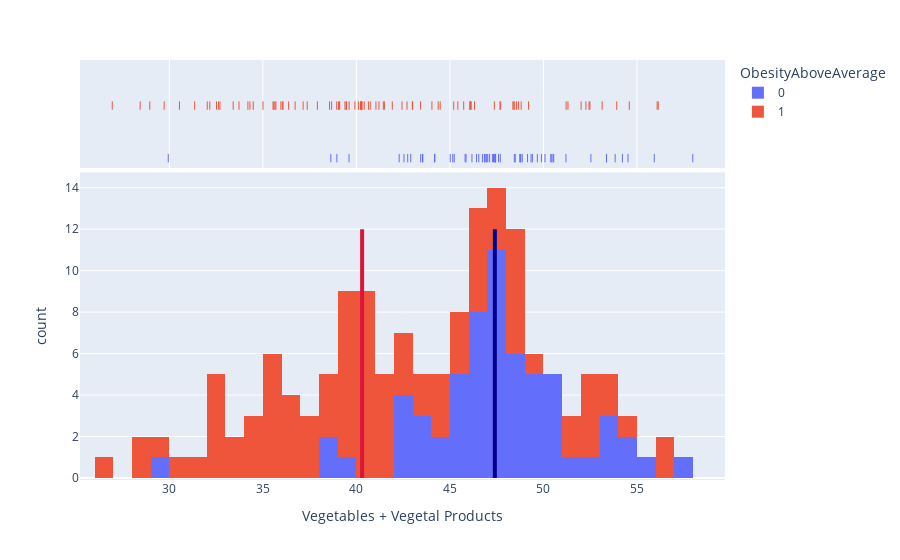

The cell this chart's notebook holds for it:
### Code cell
fig = px.histogram(intake, x = "Vegetables + Vegetal Products", nbins=50, color = "ObesityAboveAverage", marginal="rug")

fig.add_shape(
            type = "line",
            x0 = high_obesity['Vegetables + Vegetal Products'].median(),
            y0 = 0,
            x1 = high_obesity['Vegetables + Vegetal Products'].median(),
            y1 = 12,
            line = dict(color="crimson", width=4),
    )

fig.add_shape(
            type = "line",
            x0 = low_obesity['Vegetables + Vegetal Products'].median(),
            y0 = 0,
            x1 = low_obesity['Vegetables + Vegetal Products'].median(),
            y1 = 12,
            line = dict(color="darkblue", width=4),
    )

fig.show()

### Figure 1 — Plotly figure (JSON) as saved in the notebook; plotly's stock layout.template omitted (floating-point values rounded to 4 significant figures)
{"data": [{"alignmentgroup": "True", "bingroup": "x", "hovertemplate": "ObesityAboveAverage=0<br>Vegetables + Vegetal Products=%{x}<br>count=%{y}<extra></extra>", "legendgroup": "0", "marker": {"color": "#636efa"}, "name": "0", "nbinsx": 50, "offsetgroup": "0", "orientation": "v", "showlegend": true, "type": "histogram", "x": [47.33, 47.38, 48.44, 50.45, 39.6, 46.84, 46.88, 46.93, 55.93, 45.02, 38.63, 49.67, 46.42, 49.89, 54.22, 45.15, 46.54, 44.2, 42.29, 48.79, 50.55, 47.43, 46.18, 47.6, 42.54, 42.9, 50.52, 45.86, 57.98, 47.27, 49.41, 46.97, 51.2, 43.53, 43.44, 47.12, 38.96, 47.43, 48.76, 43.55, 42.74, 53.83, 53.37, 54.52, 29.94, 48.74, 50.08, 46.74, 52.54, 48.87, 49.34, 45.23, 45.81, 47.69, 48.49, 47.02, 49.15, 50.39, 53.37, 47.43, 47.44, 44.17], "xaxis": "x", "yaxis": "y"}, {"alignmentgroup": "True", "boxpoints": "all", "fillcolor": "rgba(255,255,255,0)", "hoveron": "points", "hovertemplate": "ObesityAboveAverage=0<br>Vegetables + Vegetal Products=%{x}<extra></extra>", "jitter": 0, "legendgroup": "0", "line": {"color": "rgba(255,255,255,0)"}, "marker": {"color": "#636efa", "symbol": "line-ns-open"}, "name": "0", "offsetgroup": "0", "showlegend": false, "type": "box", "x": [47.33, 47.38, 48.44, 50.45, 39.6, 46.84, 46.88, 46.93, 55.93, 45.02, 38.63, 49.67, 46.42, 49.89, 54.22, 45.15, 46.54, 44.2, 42.29, 48.79, 50.55, 47.43, 46.18, 47.6, 42.54, 42.9, 50.52, 45.86, 57.98, 47.27, 49.41, 46.97, 51.2, 43.53, 43.44, 47.12, 38.96, 47.43, 48.76, 43.55, 42.74, 53.83, 53.37, 54.52, 29.94, 48.74, 50.08, 46.74, 52.54, 48.87, 49.34, 45.23, 45.81, 47.69, 48.49, 47.02, 49.15, 50.39, 53.37, 47.43, 47.44, 44.17], "xaxis": "x2", "yaxis": "y2"}, {"alignmentgroup": "True", "bingroup": "x", "hovertemplate": "ObesityAboveAverage=1<br>Vegetables + Vegetal Products=%{x}<br>count=%{y}<extra></extra>", "legendgroup": "1", "marker": {"color": "#EF553B"}, "name": "1", "nbinsx": 50, "offsetgroup": "1", "orientation": "v", "showlegend": true, "type": "histogram", "x": [43.01, 52.01, 35.01, 53.14, 33.72, 35.54, 48.43, 42.99, 46.08, 39.08, 46.08, 41.44, 49.2, 35.96, 38.95, 39.45, 40.27, 40.28, 34.31, 45.2, 48.36, 41.21, 36.72, 32.02, 45.74, 41.5, 37.15, 53.92, 44.37, 32.63, 46.07, 26.95, 33.41, 38.56, 34.2, 40.22, 45.42, 56.08, 48.43, 39.05, 35.64, 29.72, 54.59, 48.67, 36.38, 40.11, 37.91, 44.48, 51.31, 41.04, 52.27, 37.37, 52.44, 31.35, 40.24, 47.68, 39.92, 28.44, 32.16, 48.81, 28.95, 39.1, 40.42, 52.48, 32.71, 47.38, 39.61, 42.44, 46.14, 40.3, 38.67, 43.43, 44.04, 42.71, 40.64, 35.58, 36.08, 41.92, 39.47, 48.56, 30.54, 32.52, 40.74, 56.14, 51.21, 46.31, 47.72, 35.7, 34.48, 36.04, 39.39], "xaxis": "x", "yaxis": "y"}, {"alignmentgroup": "True", "boxpoints": "all", "fillcolor": "rgba(255,255,255,0)", "hoveron": "points", "hovertemplate": "ObesityAboveAverage=1<br>Vegetables + Vegetal Products=%{x}<extra></extra>", "jitter": 0, "legendgroup": "1", "line": {"color": "rgba(255,255,255,0)"}, "marker": {"color": "#EF553B", "symbol": "line-ns-open"}, "name": "1", "offsetgroup": "1", "showlegend": false, "type": "box", "x": [43.01, 52.01, 35.01, 53.14, 33.72, 35.54, 48.43, 42.99, 46.08, 39.08, 46.08, 41.44, 49.2, 35.96, 38.95, 39.45, 40.27, 40.28, 34.31, 45.2, 48.36, 41.21, 36.72, 32.02, 45.74, 41.5, 37.15, 53.92, 44.37, 32.63, 46.07, 26.95, 33.41, 38.56, 34.2, 40.22, 45.42, 56.08, 48.43, 39.05, 35.64, 29.72, 54.59, 48.67, 36.38, 40.11, 37.91, 44.48, 51.31, 41.04, 52.27, 37.37, 52.44, 31.35, 40.24, 47.68, 39.92, 28.44, 32.16, 48.81, 28.95, 39.1, 40.42, 52.48, 32.71, 47.38, 39.61, 42.44, 46.14, 40.3, 38.67, 43.43, 44.04, 42.71, 40.64, 35.58, 36.08, 41.92, 39.47, 48.56, 30.54, 32.52, 40.74, 56.14, 51.21, 46.31, 47.72, 35.7, 34.48, 36.04, 39.39], "xaxis": "x2", "yaxis": "y2"}], "layout": {"barmode": "relative", "legend": {"title": {"text": "ObesityAboveAverage"}, "tracegroupgap": 0}, "margin": {"t": 60}, "shapes": [{"line": {"color": "crimson", "width": 4}, "type": "line", "x0": 40.3, "x1": 40.3, "y0": 0, "y1": 12}, {"line": {"color": "darkblue", "width": 4}, "type": "line", "x0": 47.4, "x1": 47.4, "y0": 0, "y1": 12}], "xaxis": {"anchor": "y", "domain": [0, 1], "title": {"text": "Vegetables + Vegetal Products"}}, "xaxis2": {"anchor": "y2", "domain": [0, 1], "matches": "x", "showgrid": true, "showticklabels": false}, "yaxis": {"anchor": "x", "domain": [0, 0.7326], "title": {"text": "count"}}, "yaxis2": {"anchor": "x2", "domain": [0.7426, 1], "matches": "y2", "showgrid": false, "showline": false, "showticklabels": false, "ticks": ""}}}
